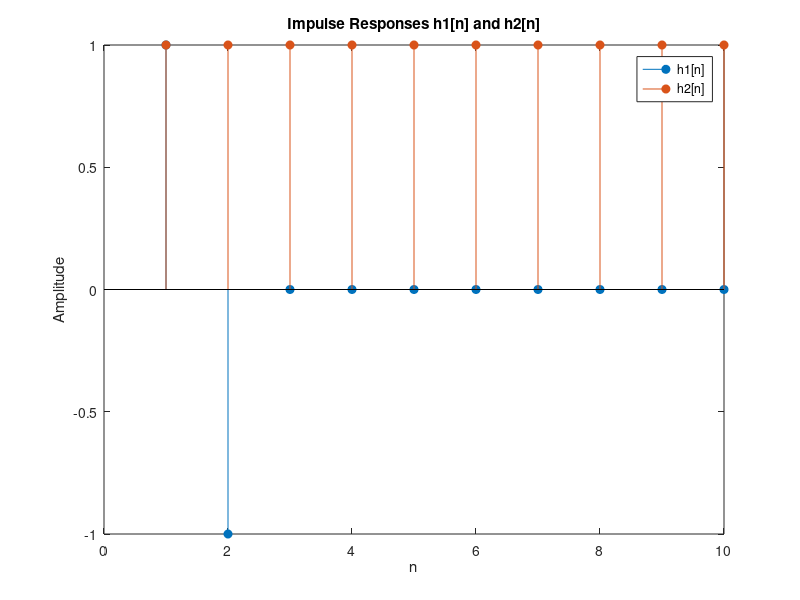

This chart was generated by the following MATLAB code:
% Correct impulse responses
h1 = [1 -1 zeros(1,8)];  % h1[n] = delta[n] - delta[n-1]
h2 = ones(1,10);         % h2[n] = u[n] (unit step function)

% Plot the impulse responses
figure;
stem(h1, 'filled');
hold on;
stem(h2, 'filled');
title('Impulse Responses h1[n] and h2[n]');
xlabel('n');
ylabel('Amplitude');
legend('h1[n]', 'h2[n]');
hold off;
